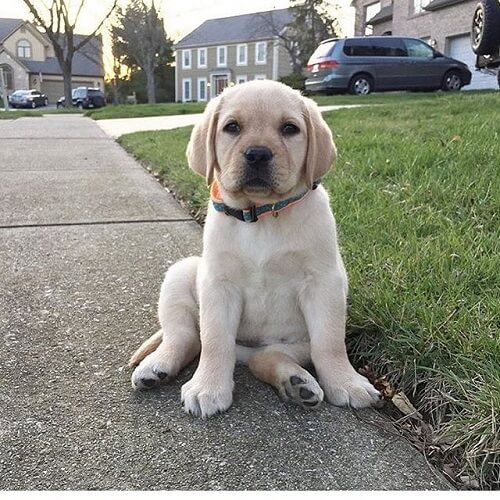
#> input picture Photos/dog_1.jpg, 500 x 500 px
$ python contours.py
#> lines starting #> are read from the running program, lines starting #| are printed output that depends on the picture; after the words box and inside, x2 and y2 are one past the last pixel; in counts of white or black regions, pixels touching at a corner belong together
import cv2 as cv
import numpy as np


img = cv.imread("Photos/dog_1.jpg")
#> img is the input picture: shape (500, 500, 3); mean B, G, R 126.7, 138.1, 137.4
cv.imshow('Dog', img)

blank = np.zeros(img.shape, dtype='uint8')
cv.imshow('Blank', blank)

gray = cv.cvtColor(img, cv.COLOR_BGR2GRAY)
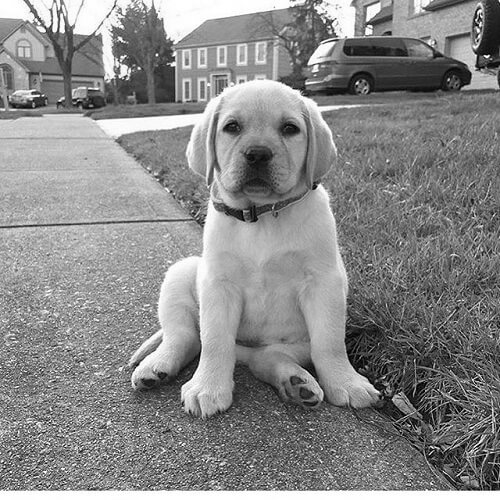
#> gray: shape (500, 500); min 0, max 255, mean 136.6
cv.imshow('Gray', gray)

blur = cv.blur(gray, (5,5), cv.BORDER_DEFAULT)
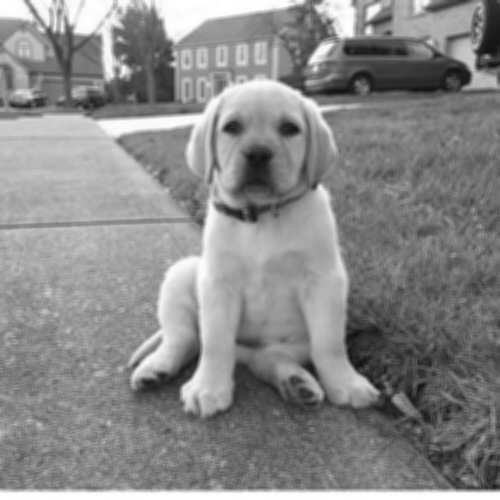
#> blur: shape (500, 500); min 16, max 255, mean 136.6
cv.imshow('Blur', blur)

canny = cv.Canny(blur, 125, 175)
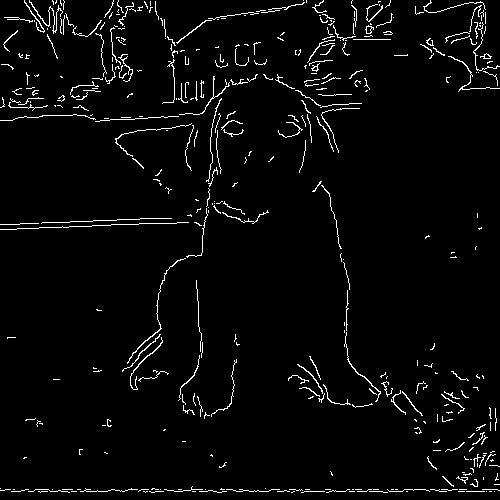
#> canny: shape (500, 500); 3.3% white in thin lines or dots
cv.imshow('Canny Edges', canny)

'''
ret, thresh = cv.threshold(gray, 125, 255, cv.THRESH_BINARY)
cv.imshow('Thresh', thresh)
'''

contours, hierarchies = cv.findContours(canny, cv.RETR_LIST, cv.CHAIN_APPROX_SIMPLE)
#> contours = 406 contours, 392 with area under 20; largest, box (x1, y1, x2, y2) and area: (127, 258, 186, 364) 40, (365, 25, 374, 34) 36, (130, 337, 163, 390) 31, (344, 332, 381, 402) 30, (366, 26, 372, 34) 30
print(f'{len(contours)} contour(s) found !')
#| 406 contour(s) found !

cv.drawContours(blank, contours, -1, (0,0,255), 1)
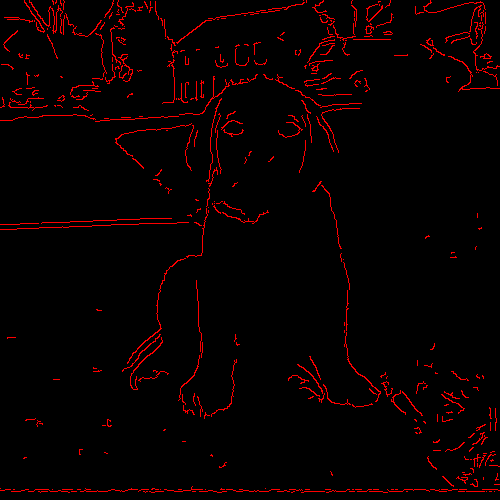
#> blank: shape (500, 500, 3); mean of channels 0, 1, 2 0, 0, 8.4; drawn as B, G, R
cv.imshow('Contours Drawn', blank)


cv.waitKey(0)

$ run again, with Photos/cat.jpg copied over Photos/dog_1.jpg
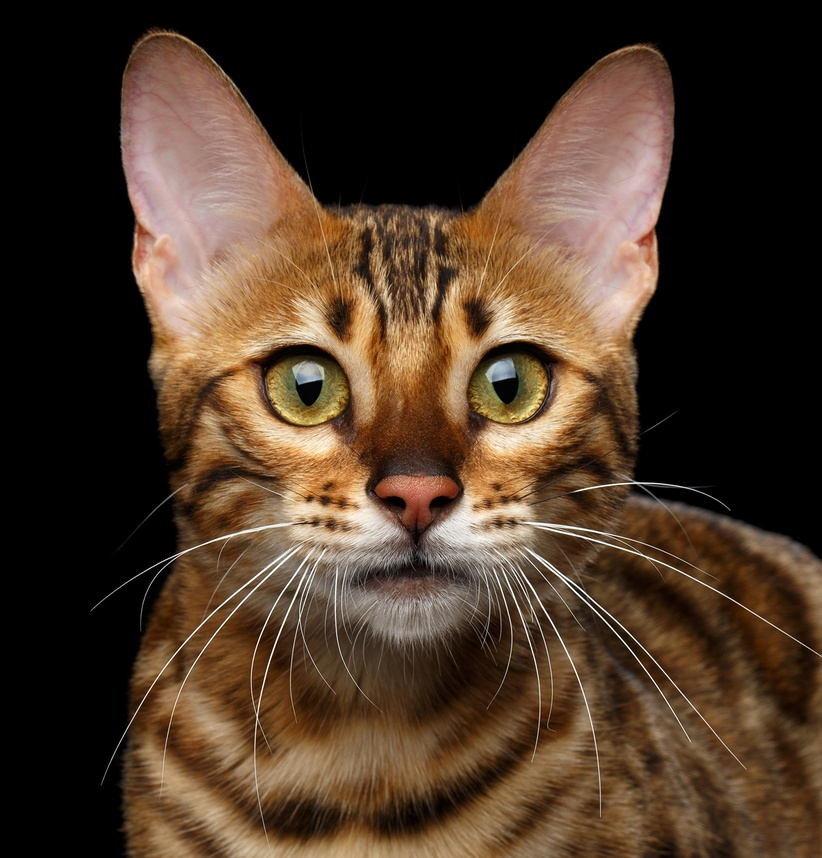
#> input picture Photos/cat.jpg, 822 x 858 px, shrunk from 1998 x 2084 before the run
#> img is the input picture: shape (858, 822, 3); mean B, G, R 39.6, 55.8, 75.1
#> `canny = cv.Canny(blur, 125, 175)`:
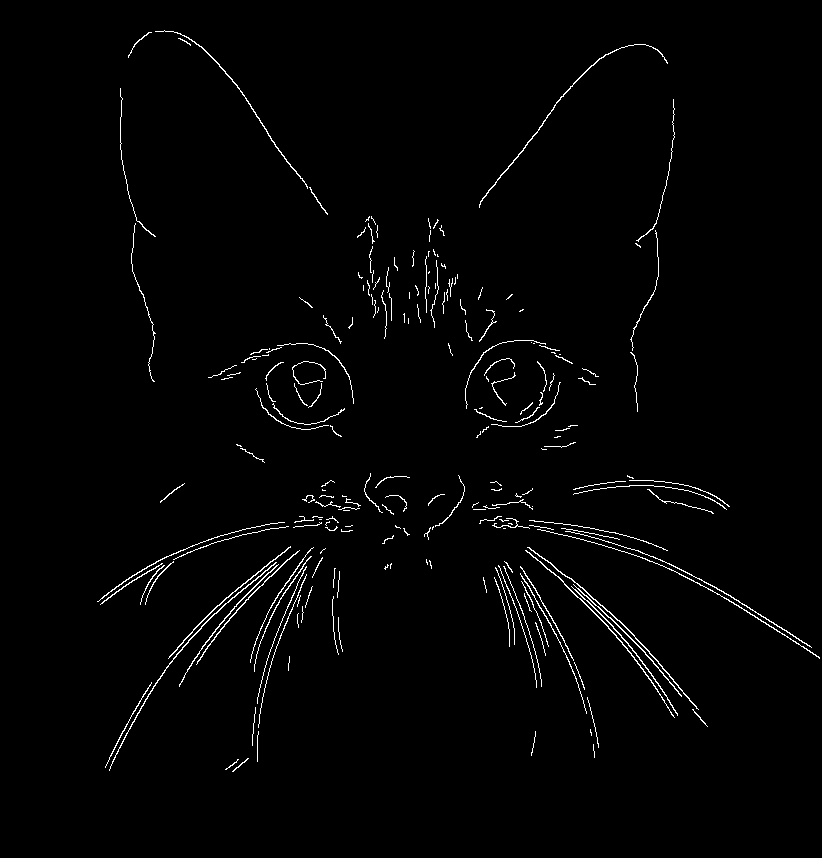
#> canny: shape (858, 822); 1.6% white in thin lines or dots, all inside (x1, y1, x2, y2) = (97, 30, 820, 772)
#> contours = 220 contours, 197 with area under 20; largest, box (x1, y1, x2, y2) and area: (527, 547, 699, 710) 148, (109, 562, 277, 771) 146, (479, 44, 668, 208) 132, (525, 550, 675, 718) 130, (155, 30, 308, 189) 116
#| 220 contour(s) found !
#> `cv.drawContours(blank, contours, -1, (0,0,255), 1)`:
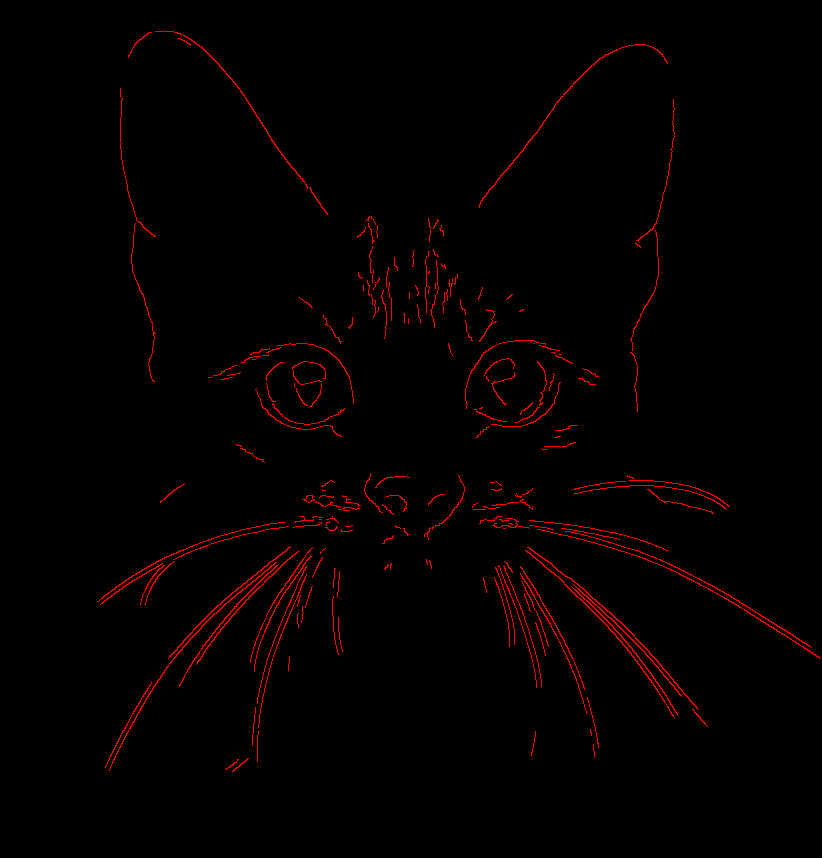
#> blank: shape (858, 822, 3); mean of channels 0, 1, 2 0, 0, 4.1; drawn as B, G, R

$ run again, with Photos/cat_1.jpg copied over Photos/dog_1.jpg
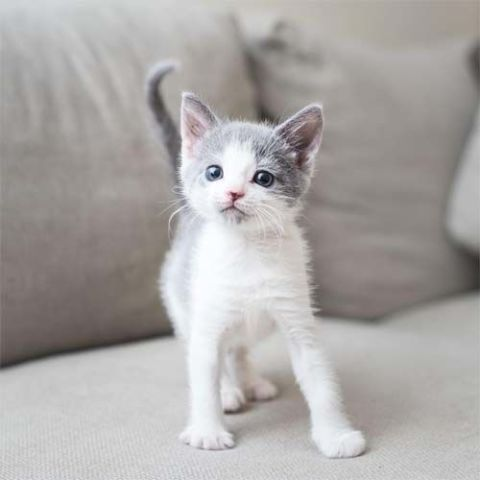
#> input picture Photos/cat_1.jpg, 480 x 480 px
#> img is the input picture: shape (480, 480, 3); mean B, G, R 166.1, 167.7, 171
#> `canny = cv.Canny(blur, 125, 175)`:
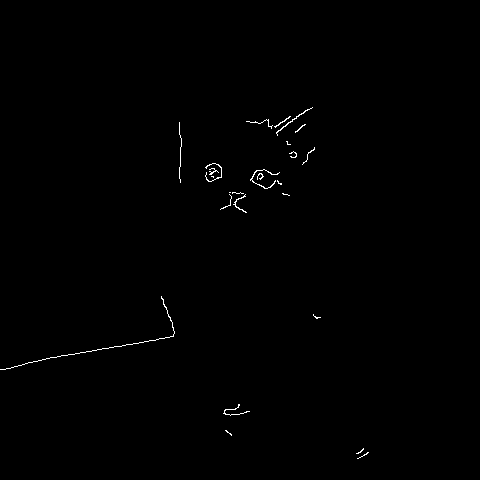
#> canny: shape (480, 480); 0.38% white in thin lines or dots, all inside (x1, y1, x2, y2) = (0, 107, 369, 459)
#> contours = 25 contours, 23 with area under 20; largest, box (x1, y1, x2, y2) and area: (250, 169, 280, 189) 22, (276, 107, 313, 136) 22
#| 25 contour(s) found !
